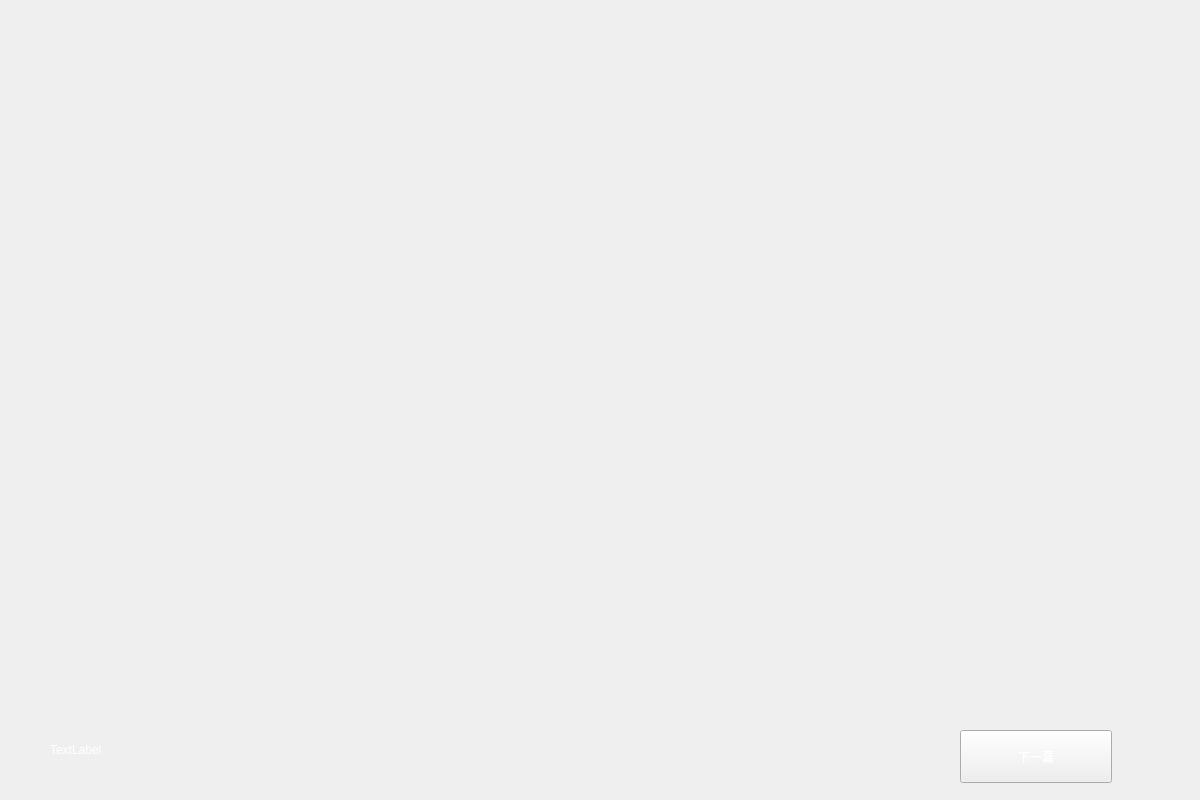
<?xml version="1.0" encoding="UTF-8"?>
<ui version="4.0">
 <class>MineCG</class>
 <widget class="QMainWindow" name="MineCG">
  <property name="geometry">
   <rect>
    <x>0</x>
    <y>0</y>
    <width>1200</width>
    <height>800</height>
   </rect>
  </property>
  <property name="windowTitle">
   <string>太空雷神</string>
  </property>
  <widget class="QWidget" name="centralwidget">
   <property name="styleSheet">
    <string notr="true"/>
   </property>
   <widget class="QPushButton" name="pushButton">
    <property name="geometry">
     <rect>
      <x>960</x>
      <y>730</y>
      <width>152</width>
      <height>53</height>
     </rect>
    </property>
    <property name="styleSheet">
     <string notr="true">background-image: url(:/res/res/startbtn/banzi.png);
font: 16pt &quot;方正粗圆简体&quot;;
color: rgb(255, 255, 255);</string>
    </property>
    <property name="text">
     <string>下一幕</string>
    </property>
   </widget>
   <widget class="QLabel" name="label">
    <property name="geometry">
     <rect>
      <x>50</x>
      <y>699</y>
      <width>1101</width>
      <height>101</height>
     </rect>
    </property>
    <property name="styleSheet">
     <string notr="true">background-image: url(:/res/res/mes_window.png);
font: 12pt &quot;方正粗圆简体&quot;;
color: rgb(255, 255, 255);

</string>
    </property>
    <property name="text">
     <string>TextLabel</string>
    </property>
    <property name="alignment">
     <set>Qt::AlignJustify|Qt::AlignVCenter</set>
    </property>
   </widget>
   <widget class="QLabel" name="label_2">
    <property name="geometry">
     <rect>
      <x>0</x>
      <y>0</y>
      <width>1200</width>
      <height>800</height>
     </rect>
    </property>
    <property name="styleSheet">
     <string notr="true">background-image: url(:/res/res/start_1.png);</string>
    </property>
    <property name="text">
     <string/>
    </property>
   </widget>
   <zorder>label_2</zorder>
   <zorder>label</zorder>
   <zorder>pushButton</zorder>
  </widget>
 </widget>
 <resources/>
 <connections/>
</ui>
